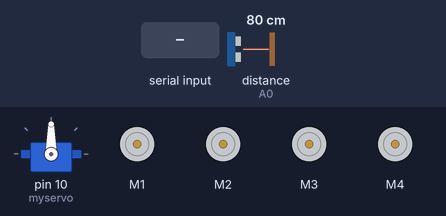
The sketch below on a simulated Arduino Uno, built with avr-gcc and run on an emulated ATmega328P. Parts: servo, 4 × DC motor (green arrow = forward, orange = backward, longer = faster). Inputs (shaded band) come from the test bench; at power-on: distance to the obstacle (sensor on A0) 80 cm. The echo pulse lasts 58.3 µs per cm.

Above: at 1.2 s.
1.3 s: "L" received over Serial
At 1.5 s:
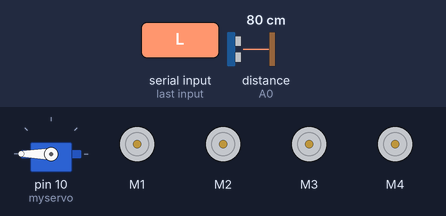
3.9 s: "R" received over Serial
At 4.1 s:
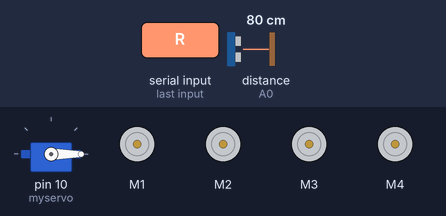
6.5 s: "F" received over Serial
At 7.2 s:
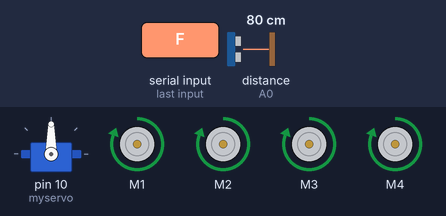
8.0 s: "S" received over Serial
At 8.9 s:
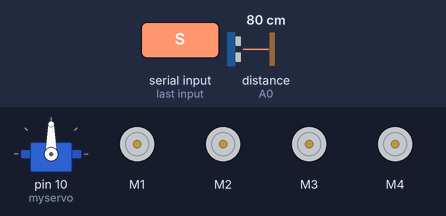
9.5 s: "L" received over Serial
At 10.49 s:
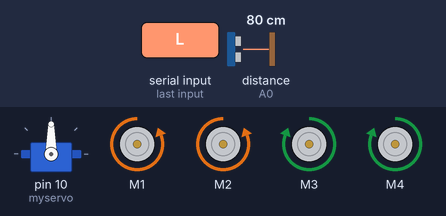
Timing chart, 0 to 12.4 s (numbered marks = the images above; inputs shaded):
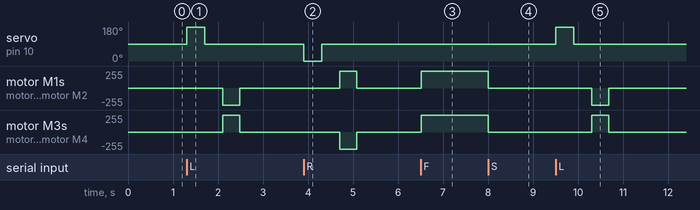

The sketch:

BluetoothControlCar.ino
```cpp
#include <AFMotor.h>
#include <NewPing.h>
#include<Servo.h>
#define trigger A1
#define echo A0
#define maxDistance 300
#define IR A5
#define motorSpeed 255

AF_DCMotor motor1(1, MOTOR12_1KHZ);
AF_DCMotor motor2(2, MOTOR12_1KHZ);
AF_DCMotor motor3(3, MOTOR34_1KHZ);
AF_DCMotor motor4(4, MOTOR34_1KHZ);

NewPing sonar(trigger, echo, maxDistance);

Servo myservo;
char voice;
int forwardSensor, backwardSensor;

void setup() {
  Serial.begin(9600);
  myservo.attach(10);
  myservo.write(90);
  pinMode(IR, INPUT);
}

void loop() {
  int distance = sonar.ping_cm();

  if(Serial.available()>0) {
    voice="";
    delay(2);
    voice = Serial.read();
    delay(2);

    if (voice == 'L') {
      left();
    }

    else if(voice == 'R') {
      right();
    }
    else if(voice == 'S'){
      Stop();
    }
  }
  while(voice=='F') {
     forward();
  }
  while(voice=='B') {
    backward();
  }
}


void forward() {
  int distance = sonar.ping_cm();
  if(distance < 30 || Serial.read()=='S'){
    Stop();
    voice="";
  }
  else {
    motor1.setSpeed(motorSpeed);
    motor1.run(FORWARD);
    motor2.setSpeed(motorSpeed);
    motor2.run(FORWARD);
    motor3.setSpeed(motorSpeed);
    motor3.run(FORWARD);
    motor4.setSpeed(motorSpeed);
    motor4.run(FORWARD);
  }
}

void backward() {
  int IR_Sensor = digitalRead(IR);
  if(IR_Sensor == 0 || Serial.read()=='S') {
    Stop();
    voice="";
  }
  else {
    motor1.setSpeed(motorSpeed);
    motor1.run(BACKWARD);
    motor2.setSpeed(motorSpeed);
    motor2.run(BACKWARD);
    motor3.setSpeed(motorSpeed);
    motor3.run(BACKWARD);
    motor4.setSpeed(motorSpeed);
    motor4.run(BACKWARD);
  }
}

void left() {
  myservo.write(180);
  delay(400);
  myservo.write(90);
  delay(400);
  motor1.run(BACKWARD);
  motor1.setSpeed(motorSpeed);
  motor2.run(BACKWARD);
  motor2.setSpeed(motorSpeed);
  motor3.run(FORWARD);
  motor3.setSpeed(motorSpeed);
  motor4.run(FORWARD);
  motor4.setSpeed(motorSpeed);
  delay(380);
  Stop();
}

void right() {
  myservo.write(0);
  delay(400);
  myservo.write(90);
  delay(400);
  motor1.run(FORWARD);
  motor1.setSpeed(motorSpeed);
  motor2.run(FORWARD);
  motor2.setSpeed(motorSpeed);
  motor3.run(BACKWARD);
  motor3.setSpeed(motorSpeed);
  motor4.run(BACKWARD);
  motor4.setSpeed(motorSpeed);
  delay(380);
  Stop();
}

void Stop() {
  motor1.run(RELEASE);
  motor2.run(RELEASE);
  motor3.run(RELEASE);
  motor4.run(RELEASE);
}
```

Measured:
- after the input at 1.3 s, servo on pin 10 (myservo): 90° → 180° at once, → 90° 0.40 s later; motor M1, motor M2: stopped → backward 255/255 after 0.81 s, → stopped 0.38 s later; motor M3, motor M4: stopped → forward 255/255 after 0.81 s, → stopped 0.38 s later
- after the input at 3.9 s, servo on pin 10 (myservo): 90° → 0° at once, → 90° 0.40 s later; motor M1, motor M2: stopped → forward 255/255 after 0.81 s, → stopped 0.38 s later; motor M3, motor M4: stopped → backward 255/255 after 0.81 s, → stopped 0.38 s later
- after the input at 6.5 s, motor M1–4: stopped → forward 255/255 at once
- after the input at 8.0 s, motor M1–4: forward 255/255 → stopped at once
- after the input at 9.5 s, servo on pin 10 (myservo): 90° → 180° at once, → 90° 0.40 s later; motor M1, motor M2: stopped → backward 255/255 after 0.81 s, → stopped 0.38 s later; motor M3, motor M4: stopped → forward 255/255 after 0.81 s, → stopped 0.38 s later
